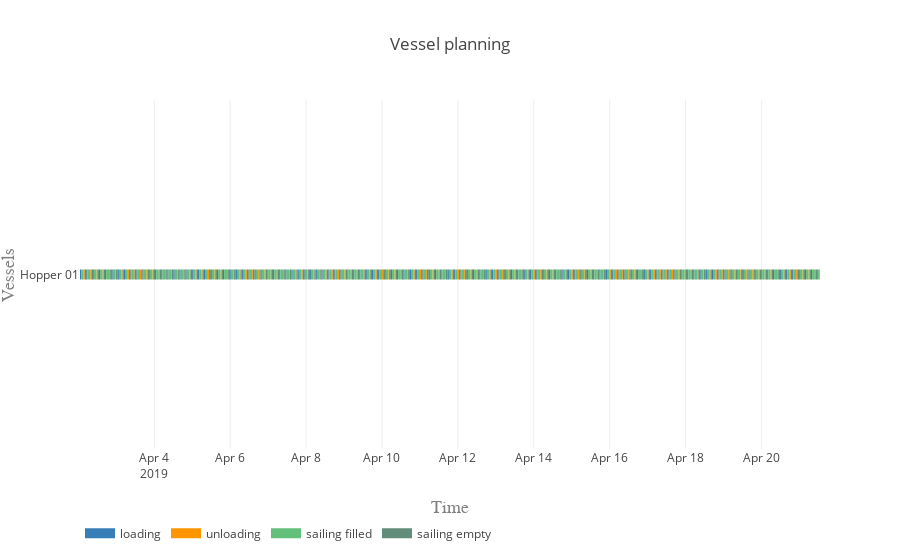

This figure's notebook cell:
### Code cell
plot.vessel_planning(vessels, activities, colors)

### Figure 1 — Plotly figure (JSON) as saved in the notebook; plotly's stock layout.template omitted (floating-point values rounded to 4 significant figures; data arrays with more than 128 entries replaced by an {"elided": "..."} marker saying what was removed)
{"data": [{"connectgaps": false, "hoverinfo": "y+name", "line": {"color": "rgb(55,126,184)", "width": 10}, "mode": "lines", "name": "loading", "type": "scatter", "uid": "9c61811f-2ce8-4f5d-bce8-ea6d79155fc6", "x": {"elided": "595 str values"}, "y": {"elided": "595 str values"}}, {"connectgaps": false, "hoverinfo": "y+name", "line": {"color": "rgb(255,150,0)", "width": 10}, "mode": "lines", "name": "unloading", "type": "scatter", "uid": "cc9de6bf-b149-40ed-914b-e31f286dd69a", "x": {"elided": "595 str values"}, "y": {"elided": "595 str values"}}, {"connectgaps": false, "hoverinfo": "y+name", "line": {"color": "rgb(98, 192, 122)", "width": 10}, "mode": "lines", "name": "sailing filled", "type": "scatter", "uid": "0173ea4d-9687-4f72-b0e1-677659c5d858", "x": {"elided": "595 str values"}, "y": {"elided": "595 str values"}}, {"connectgaps": false, "hoverinfo": "y+name", "line": {"color": "rgb(98, 141, 122)", "width": 10}, "mode": "lines", "name": "sailing empty", "type": "scatter", "uid": "2e7668d7-0cc9-47f0-bb0f-818d4a234567", "x": {"elided": "590 str values"}, "y": {"elided": "590 str values"}}], "layout": {"hovermode": "closest", "legend": {"orientation": "h", "x": 0, "y": -0.2}, "title": {"text": "Vessel planning"}, "xaxis": {"range": ["2019-04-02 01:00:00", "2019-04-21 13:01:48.729089"], "title": {"font": {"color": "#7f7f7f", "family": "Courier New, monospace", "size": 18}, "text": "Time"}}, "yaxis": {"title": {"font": {"color": "#7f7f7f", "family": "Courier New, monospace", "size": 18}, "text": "Vessels"}}}}
